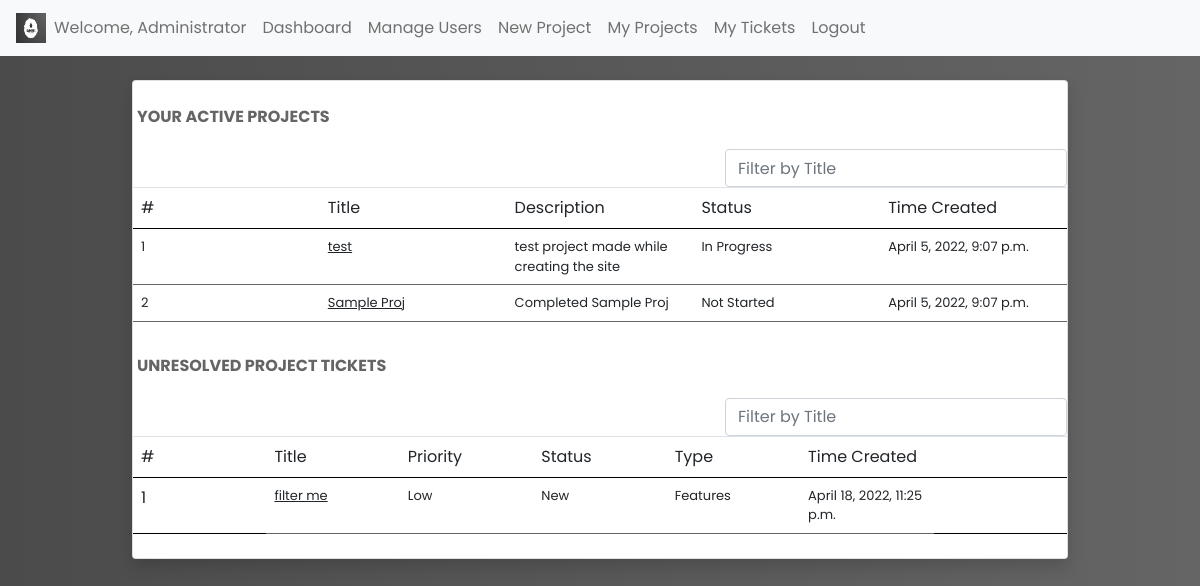
The app's page / (signed in), older data.
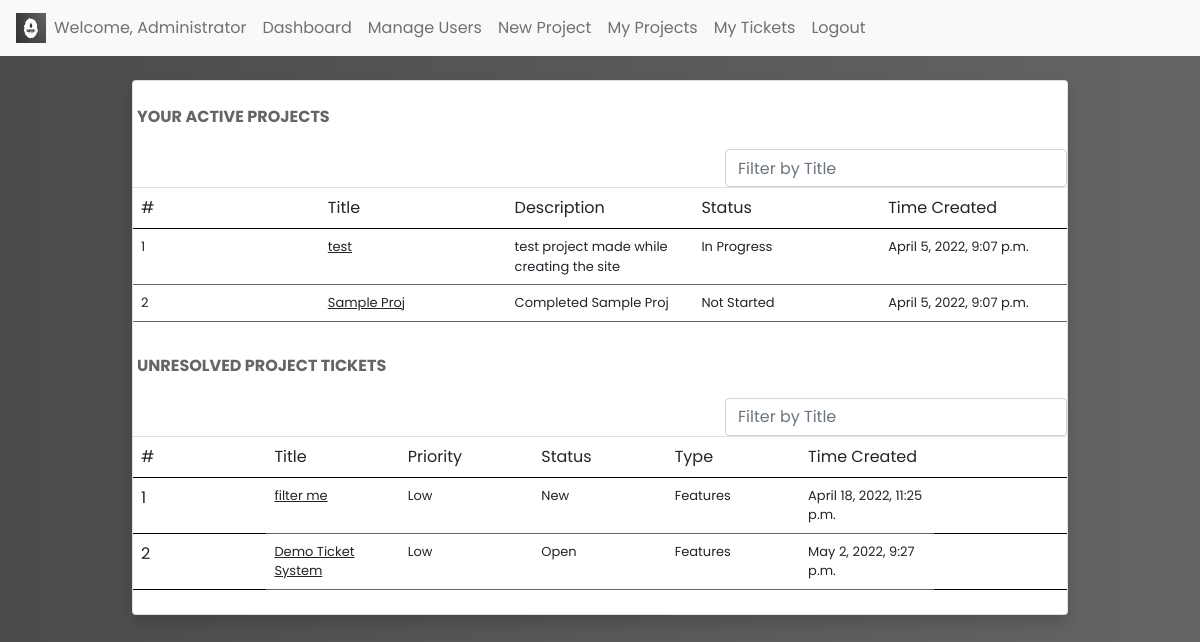
The same page, newer data.
### trackersite/models.py (models this page shows)
class Project(models.Model):
    title = models.CharField(max_length=30)
    desc = models.TextField(max_length=600)
    class Status(models.TextChoices):
        NOT = "Not Started",
        PRGRS = "In Progress",
        CMPLTE = "Complete",
    status = models.CharField(max_length=11, choices=Status.choices, default=Status.NOT)
    manager = models.ForeignKey(User, on_delete=models.SET_NULL, related_name="project_manager", null=True)
    creator = models.ForeignKey(User, on_delete=models.SET_NULL, null=True)
    time_created = models.DateTimeField(auto_now_add=True)

class Ticket(models.Model):
    project = models.ForeignKey(Project, on_delete=models.CASCADE)
    title = models.CharField(max_length=30)
    submitter = models.ForeignKey(User, on_delete=models.CASCADE)
    desc = models.TextField(max_length=400)
    class Priority(models.TextChoices):
        LOW = "Low",
        MEDIUM = "Medium",
        HIGH = "High",
        URGENT = "Urgent",
    priority = models.CharField(max_length=6, choices=Priority.choices, default=Priority.LOW)
    class Status(models.TextChoices):
        NEW = "New",
        OPEN = "Open",
        RSLVD = "Resolved",
        PRGRS = "In Progress",
    status = models.CharField(max_length=11, choices=Status.choices, default=Status.NEW)
    timestamp = models.DateTimeField(auto_now_add=True)
    class Types(models.TextChoices):
        BUGS = "Bug/Errors",
        FEAT = "Features",
        COMM = "General Comments",
    type = models.CharField(max_length=16, choices=Types.choices, default=Types.BUGS)
    assigned_to = models.ForeignKey(User, on_delete=models.SET_NULL, null=True, related_name="assigned_user")

### trackersite/views.py (the view)
# urls.py: path("", views.index, name="index"),
@login_required
def index(request):
    projects = models.Project.objects.filter(Q(id__in=
        models.Team.objects.filter(member_id = request.user.id).values_list('project_id')) & Q(status__in= ["In Progress", "Not Started"])).order_by('time_created')
    list = models.Team.objects.filter(member_id = request.user.id).values_list('project_id')
    tickets = models.Ticket.objects.filter(Q(project_id__in= list) & Q(status__in= ["New", "Open", "In Progress"])).order_by('project_id')
    return render(request, "trackersite/index.html", {
        "projects": projects, "tickets":tickets
    })

### trackersite/templates/trackersite/index.html (shortened to what the changed rows need)
{% extends 'trackersite/layout.html' %}
{% block body %}
<div class="wrapper">
    <div id="content-wrapper" class="d-flex flex-column">
        <div id="content">
            <div class="container-fluid">
                <div class="row">
                    <div class="col-md-6 col-xl-3 mb-4" style="width: 80%; margin: 0 auto;">
                        <div class="card shadow border-start-primary py-2">
                            <div>
                                <table class="table projects">
                                    <tbody>
                                        <tr>
                                            <th scope="col">#</th>
                                            <th scope="col">Title</th>
                                            <th scope="col">Description</th>
                                            <th scope="col">Status</th>
                                            <th scope="col">Time Created</th>
                                        </tr>
                                        {% for project in projects %}
                                        <tr>
                                            <td>{{ forloop.counter }}</td>
                                            <td><a class="titles1 hlink" href="{% url 'manage_project' project.title %}">{{project.title}}</a></td>
                                            <td>{{project.desc}}</td>
                                            <td>{{project.status}}</td>
                                            <td>{{project.time_created}}</td>
                                        </tr>
                                        {% endfor %}
                                        </tbody>
                                </table>
                            </div>
                            <div>
                                <table class="table projects">
                                    <tbody>
                                        <tr>
                                            <th scope="col">#</th>
                                            <th scope="col">Title</th>
                                            <th scope="col">Priority</th>
                                            <th scope="col">Status</th>
                                            <th scope="col">Type</th>
                                            <th scope="col">Time Created</th>
                                            <th scope="col"></th>
                                        </tr>
                                        {% for ticket in tickets %}
                                        <tr>
                                            <th scope="row">{{ forloop.counter }}</th>
                                            <td><a class="titles2 hlink" href="{% url 'load_ticket' ticket.id %}">{{ticket.title}}</a></td>
                                            <td>{{ticket.priority}}</td>
                                            <td>{{ticket.status}}</td>
                                            <td>{{ticket.type}}</td>
                                            <td>{{ticket.timestamp}}</td>
                                        </tr>
                                        {% endfor %}
                                        </tbody>
                                </table>
                            </div>
                        </div>
                    </div>
                </div>
            </div>
        </div>
    </div>
</div>
{% endblock %}

Row changes from the older to the newer data that the page shows:
added Ticket: title "Demo Ticket System", priority "Low", status "Open", type "Features", timestamp "May 2, 2022, 9:27 p.m."
